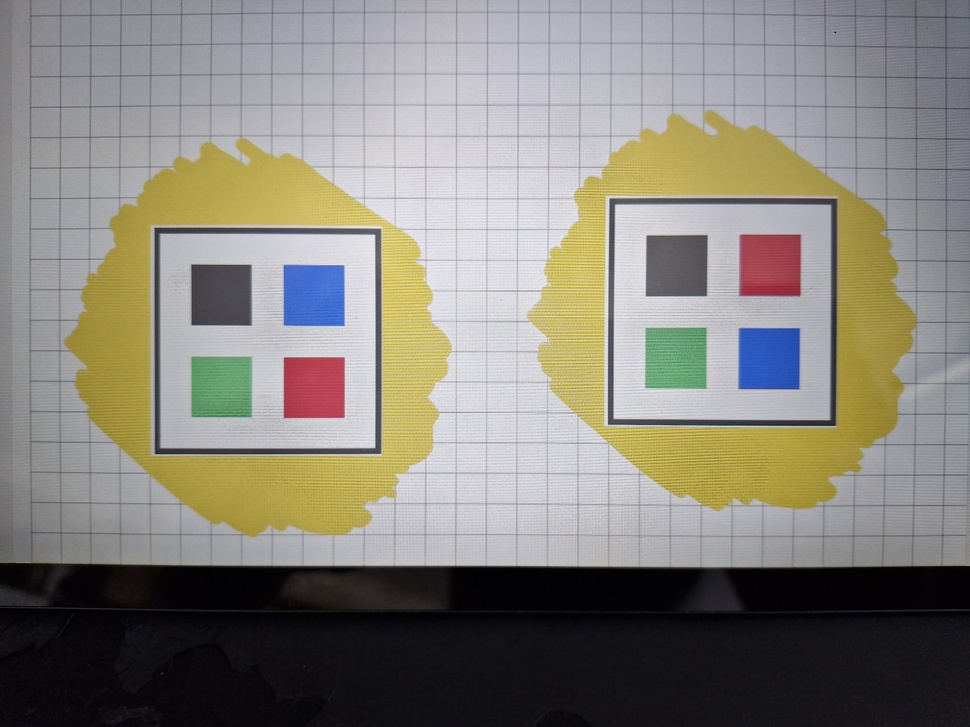
#> input picture data/baseline.jpg, 970 x 727 px, shrunk from 4000 x 3000 before the run
$ jupyter execute --allow-errors poc.ipynb
#> lines starting #> are read from the running program, lines starting #| are printed output that depends on the picture; after the words box and inside, x2 and y2 are one past the last pixel; in counts of white or black regions, pixels touching at a corner belong together
# Imports and Data loading

[cell 1]
import math

import cv2 as cv
import numpy as np
from matplotlib import pyplot as plt

src_path = './data/'

baseline_path = src_path + 'baseline.jpg'

baseline_img = cv.imread(baseline_path)
#> baseline_img is the input picture: shape (727, 970, 3); mean B, G, R 123.2, 131.7, 134.7
baseline_img = cv.cvtColor(baseline_img, cv.COLOR_BGR2RGB)
hsv_img = cv.cvtColor(baseline_img, cv.COLOR_RGB2HSV)
#> hsv_img: shape (727, 970, 3); mean H, S, V 100.8, 51.6, 141


def show_imgs(img_map):
    img_list = [img_data['img'] for img_data in img_map.values()]
#> img_list = 2 items
    legend_list = [img_data['lgd'] for img_data in img_map.values()]
#> legend_list = ['baseline', 'hsv']

    plt.hsv()
    _, axs = plt.subplots(1, len(img_list), figsize=(25, 25))
    if len(img_list) == 1:
        axs = [axs]
    for i, img in enumerate(img_list):
        axs[i].imshow(img,cmap='gray')
        if legend_list != []:
            axs[i].text(
                10.0, 10.0,
                legend_list[i],
                fontsize='medium',
                verticalalignment='top',
                bbox=dict(facecolor='0.7', edgecolor='none', pad=3.0)
            )
#> this loop made 2 passes

    plt.show()
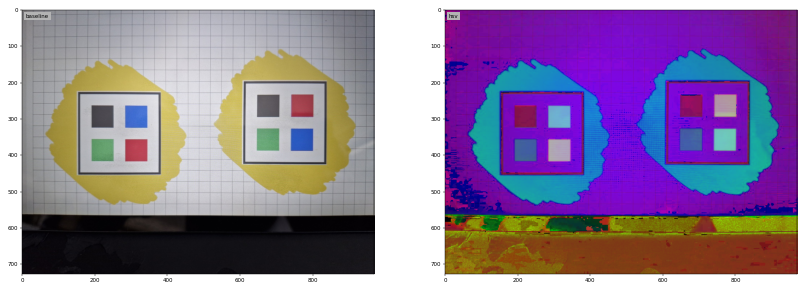
#> figure drawn by matplotlib, 2 panels

img_map = {
    'baseline': {
        'img': baseline_img,
        'lgd': 'baseline'
    },
    'hsv': {
        'img': hsv_img,
        'lgd': 'hsv'
    },
}

show_imgs(img_map)

# Image preprocessing

## Separated color masking

[cell 2]
COLOR_LIMITS = {
    'red':{
        'min': (160,100,100),
        'max': (180, 255, 255)
    },
    'green':{
        'min': (30, 50, 100),
        'max': (80, 255, 255)
    },
    'blue':{
        'min': (80,100,100),
        'max': (130, 255, 255)
    },
    'white':{
        'min': (0,0,180),
        'max': (255, 25, 255)
    }

}

# Overlapping for testing
# COLOR_LIMITS = {
#     'red':{
#         'min': (160,100,100),
#         'max': (180, 255, 255)
#     },
#     'green':{
#         'min': (30, 50, 100),
#         'max': (130, 255, 255)
#     },
#     'blue':{
#         'min': (80,100,100),
#         'max': (130, 255, 255)
#     },
#     'white':{
#         'min': (0,0,180),
#         'max': (255, 25, 255)
#     }

# }

for color, limits in COLOR_LIMITS.items():

    mask = cv.inRange(img_map['hsv']['img'], limits['min'], limits['max'])
    mask = cv.medianBlur(mask, 7)
    mask = cv.medianBlur(mask, 7)

    # masked = cv.bitwise_and(img_map['baseline']['img'], img_map['baseline']['img'], mask= mask)
    img_tag = f"mask_{color}"
    img_map[img_tag] = {
        'img': mask,
        'lgd': img_tag
    }
#> this loop made 4 passes
#> pass 1, `mask = cv.inRange(img_map['hsv']['img'], limits['min'], limits['max'])`:
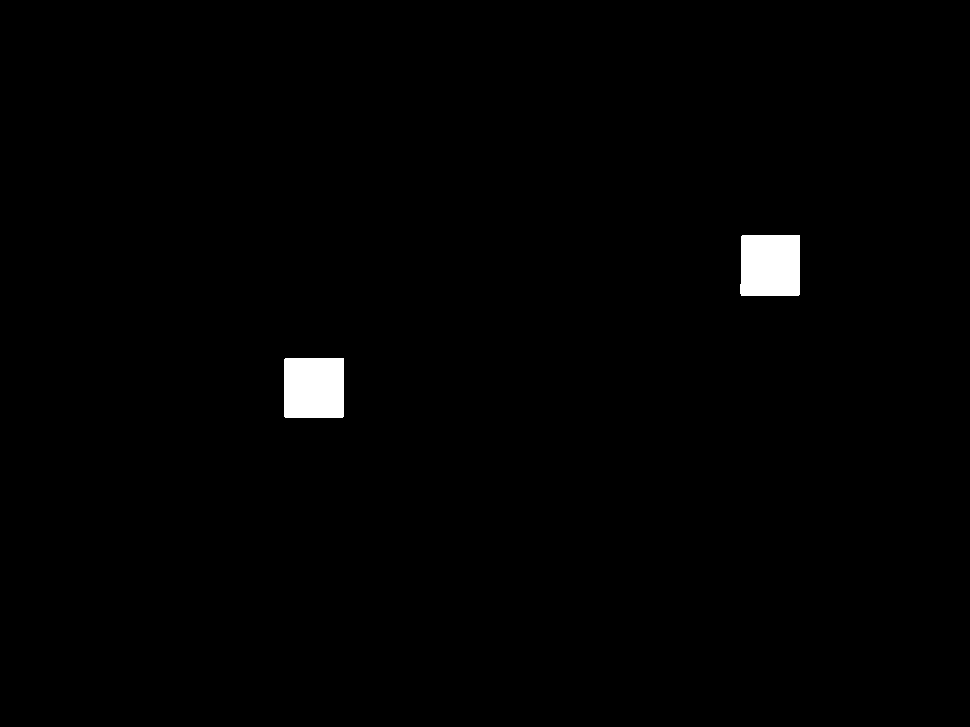
#> mask: shape (727, 970); 1% white; 2 white regions, box (x1, y1, x2, y2) and area: (740, 235, 800, 296) 3607, (284, 358, 344, 418) 3597
#> pass 2, `mask = cv.inRange(img_map['hsv']['img'], limits['min'], limits['max'])`:
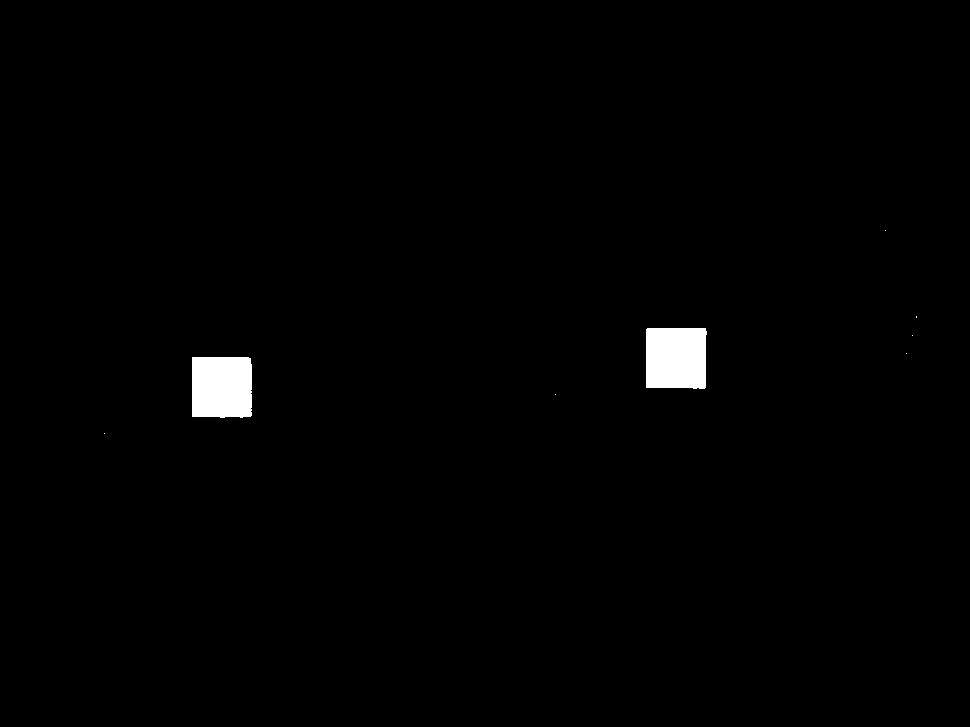
#> mask: shape (727, 970); 1% white; 8 white regions (6 under 20 px), largest, box (x1, y1, x2, y2) and area: (646, 328, 707, 389) 3613, (192, 357, 252, 418) 3594
#> after the loop, img_map = 6 items

show_imgs(img_map)
#> in show_imgs (call 2), `legend_list = [img_data['lgd'] for img_data in img_map.values()]`: legend_list = ['baseline', 'hsv', 'mask_red', 'mask_green', 'mask_blue', 'mask_white']
#> the loop in show_imgs (call 2), `for i, img in enumerate(img_list):` made 6 passes
#> in show_imgs (call 2), `plt.show()`:
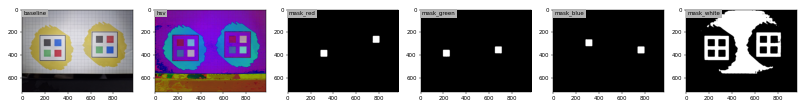
#> figure drawn by matplotlib, 6 panels
